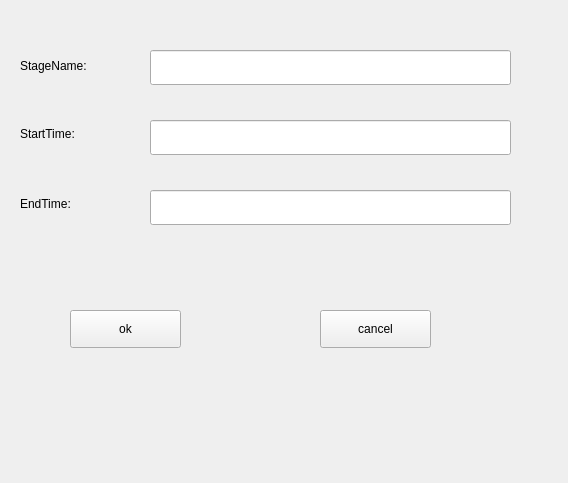
<?xml version="1.0" encoding="UTF-8"?>
<ui version="4.0">
 <class>CStageAddItem</class>
 <widget class="QWidget" name="CStageAddItem">
  <property name="geometry">
   <rect>
    <x>0</x>
    <y>0</y>
    <width>568</width>
    <height>483</height>
   </rect>
  </property>
  <property name="windowTitle">
   <string>Form</string>
  </property>
  <widget class="QLabel" name="label">
   <property name="geometry">
    <rect>
     <x>20</x>
     <y>50</y>
     <width>111</width>
     <height>31</height>
    </rect>
   </property>
   <property name="text">
    <string>StageName:</string>
   </property>
  </widget>
  <widget class="QLineEdit" name="lineEdit_stageName">
   <property name="geometry">
    <rect>
     <x>150</x>
     <y>50</y>
     <width>361</width>
     <height>35</height>
    </rect>
   </property>
  </widget>
  <widget class="QLabel" name="label_2">
   <property name="geometry">
    <rect>
     <x>20</x>
     <y>120</y>
     <width>121</width>
     <height>27</height>
    </rect>
   </property>
   <property name="text">
    <string>StartTime:</string>
   </property>
  </widget>
  <widget class="QLabel" name="label_3">
   <property name="geometry">
    <rect>
     <x>20</x>
     <y>190</y>
     <width>101</width>
     <height>27</height>
    </rect>
   </property>
   <property name="text">
    <string>EndTime:</string>
   </property>
  </widget>
  <widget class="QPushButton" name="pushButton_ok">
   <property name="geometry">
    <rect>
     <x>70</x>
     <y>310</y>
     <width>111</width>
     <height>38</height>
    </rect>
   </property>
   <property name="text">
    <string>ok</string>
   </property>
  </widget>
  <widget class="QPushButton" name="pushButton_cancel">
   <property name="geometry">
    <rect>
     <x>320</x>
     <y>310</y>
     <width>111</width>
     <height>38</height>
    </rect>
   </property>
   <property name="text">
    <string>cancel</string>
   </property>
  </widget>
  <widget class="QLineEdit" name="lineEdit_startTime">
   <property name="geometry">
    <rect>
     <x>150</x>
     <y>120</y>
     <width>361</width>
     <height>35</height>
    </rect>
   </property>
   <property name="placeholderText">
    <string/>
   </property>
  </widget>
  <widget class="QLineEdit" name="lineEdit_endTime">
   <property name="geometry">
    <rect>
     <x>150</x>
     <y>190</y>
     <width>361</width>
     <height>35</height>
    </rect>
   </property>
  </widget>
 </widget>
 <resources/>
 <connections/>
</ui>
